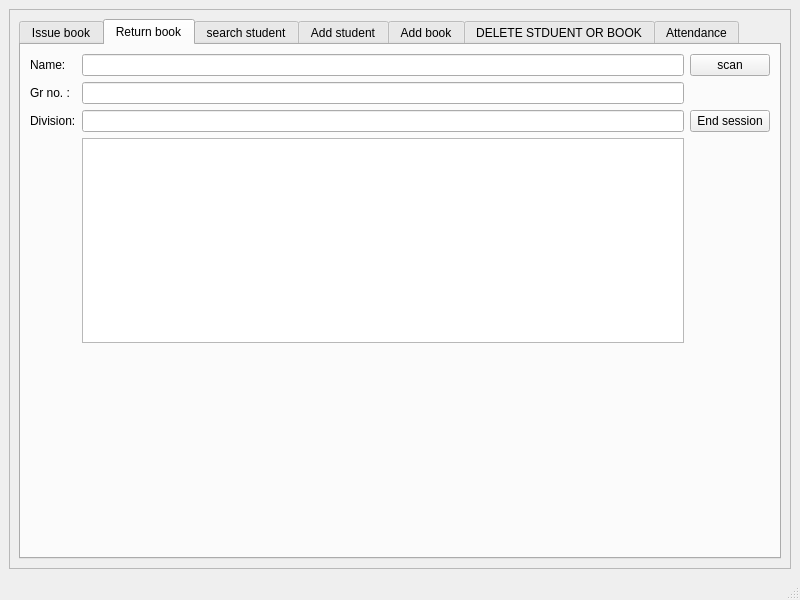
<?xml version="1.0" encoding="UTF-8"?>
<ui version="4.0">
 <class>MainWindow</class>
 <widget class="QMainWindow" name="MainWindow">
  <property name="geometry">
   <rect>
    <x>0</x>
    <y>0</y>
    <width>800</width>
    <height>600</height>
   </rect>
  </property>
  <property name="windowTitle">
   <string>MainWindow</string>
  </property>
  <widget class="QWidget" name="centralwidget">
   <layout class="QGridLayout" name="gridLayout_2">
    <item row="0" column="0">
     <widget class="QFrame" name="frame">
      <property name="frameShape">
       <enum>QFrame::StyledPanel</enum>
      </property>
      <property name="frameShadow">
       <enum>QFrame::Raised</enum>
      </property>
      <layout class="QHBoxLayout" name="horizontalLayout">
       <item>
        <widget class="QTabWidget" name="tab_home">
         <property name="autoFillBackground">
          <bool>false</bool>
         </property>
         <property name="currentIndex">
          <number>1</number>
         </property>
         <widget class="QWidget" name="tab">
          <attribute name="title">
           <string>Issue book</string>
          </attribute>
          <layout class="QGridLayout" name="gridLayout_4">
           <item row="0" column="0">
            <widget class="QFrame" name="frame_3">
             <property name="frameShape">
              <enum>QFrame::StyledPanel</enum>
             </property>
             <property name="frameShadow">
              <enum>QFrame::Raised</enum>
             </property>
             <layout class="QGridLayout" name="gridLayout">
              <item row="0" column="0">
               <widget class="QLabel" name="label">
                <property name="text">
                 <string>Name :-</string>
                </property>
               </widget>
              </item>
              <item row="3" column="2">
               <widget class="QLineEdit" name="division">
                <property name="readOnly">
                 <bool>true</bool>
                </property>
               </widget>
              </item>
              <item row="0" column="5">
               <widget class="QPushButton" name="scan_button">
                <property name="text">
                 <string>Scan</string>
                </property>
               </widget>
              </item>
              <item row="2" column="0">
               <widget class="QLabel" name="label_2">
                <property name="text">
                 <string>Gr No. :-</string>
                </property>
               </widget>
              </item>
              <item row="3" column="0">
               <widget class="QLabel" name="label_4">
                <property name="text">
                 <string>Division :-</string>
                </property>
               </widget>
              </item>
              <item row="0" column="2">
               <widget class="QLineEdit" name="name">
                <property name="dragEnabled">
                 <bool>true</bool>
                </property>
                <property name="readOnly">
                 <bool>true</bool>
                </property>
               </widget>
              </item>
              <item row="3" column="4">
               <widget class="QLabel" name="dis_division">
                <property name="text">
                 <string/>
                </property>
               </widget>
              </item>
              <item row="2" column="2">
               <widget class="QLineEdit" name="grno">
                <property name="readOnly">
                 <bool>true</bool>
                </property>
               </widget>
              </item>
              <item row="3" column="5">
               <widget class="QPushButton" name="end_session">
                <property name="text">
                 <string>End session</string>
                </property>
               </widget>
              </item>
             </layout>
            </widget>
           </item>
           <item row="1" column="0">
            <widget class="QFrame" name="frame_2">
             <property name="frameShape">
              <enum>QFrame::StyledPanel</enum>
             </property>
             <property name="frameShadow">
              <enum>QFrame::Raised</enum>
             </property>
            </widget>
           </item>
           <item row="2" column="0">
            <widget class="QListWidget" name="book_issued"/>
           </item>
           <item row="3" column="0">
            <spacer name="verticalSpacer">
             <property name="orientation">
              <enum>Qt::Vertical</enum>
             </property>
             <property name="sizeHint" stdset="0">
              <size>
               <width>20</width>
               <height>40</height>
              </size>
             </property>
            </spacer>
           </item>
          </layout>
         </widget>
         <widget class="QWidget" name="tab_2">
          <attribute name="title">
           <string>Return book</string>
          </attribute>
          <layout class="QGridLayout" name="gridLayout_5">
           <item row="0" column="0">
            <widget class="QLabel" name="label_3">
             <property name="text">
              <string>Name:</string>
             </property>
            </widget>
           </item>
           <item row="0" column="1">
            <widget class="QLineEdit" name="return_name">
             <property name="readOnly">
              <bool>true</bool>
             </property>
            </widget>
           </item>
           <item row="0" column="2">
            <widget class="QPushButton" name="return_scan">
             <property name="text">
              <string>scan</string>
             </property>
            </widget>
           </item>
           <item row="1" column="0">
            <widget class="QLabel" name="label_5">
             <property name="text">
              <string>Gr no. :</string>
             </property>
            </widget>
           </item>
           <item row="1" column="1">
            <widget class="QLineEdit" name="return_grno">
             <property name="readOnly">
              <bool>true</bool>
             </property>
            </widget>
           </item>
           <item row="2" column="0">
            <widget class="QLabel" name="label_6">
             <property name="text">
              <string>Division:</string>
             </property>
            </widget>
           </item>
           <item row="2" column="1">
            <widget class="QLineEdit" name="return_division">
             <property name="readOnly">
              <bool>true</bool>
             </property>
            </widget>
           </item>
           <item row="2" column="2">
            <widget class="QPushButton" name="return_end_session">
             <property name="text">
              <string>End session</string>
             </property>
            </widget>
           </item>
           <item row="3" column="1">
            <widget class="QListWidget" name="return_list"/>
           </item>
           <item row="4" column="0">
            <spacer name="verticalSpacer_2">
             <property name="orientation">
              <enum>Qt::Vertical</enum>
             </property>
             <property name="sizeHint" stdset="0">
              <size>
               <width>20</width>
               <height>40</height>
              </size>
             </property>
            </spacer>
           </item>
          </layout>
         </widget>
         <widget class="QWidget" name="tab_3">
          <attribute name="title">
           <string>search student</string>
          </attribute>
          <widget class="QPushButton" name="search_button">
           <property name="geometry">
            <rect>
             <x>670</x>
             <y>40</y>
             <width>75</width>
             <height>23</height>
            </rect>
           </property>
           <property name="text">
            <string>Search</string>
           </property>
          </widget>
          <widget class="QLineEdit" name="search">
           <property name="geometry">
            <rect>
             <x>22</x>
             <y>40</y>
             <width>621</width>
             <height>20</height>
            </rect>
           </property>
          </widget>
          <widget class="QListWidget" name="search_list">
           <property name="geometry">
            <rect>
             <x>320</x>
             <y>110</y>
             <width>391</width>
             <height>192</height>
            </rect>
           </property>
          </widget>
          <widget class="QLineEdit" name="search_name">
           <property name="geometry">
            <rect>
             <x>130</x>
             <y>80</y>
             <width>151</width>
             <height>20</height>
            </rect>
           </property>
           <property name="readOnly">
            <bool>true</bool>
           </property>
          </widget>
          <widget class="QLineEdit" name="search_grno">
           <property name="geometry">
            <rect>
             <x>130</x>
             <y>110</y>
             <width>151</width>
             <height>20</height>
            </rect>
           </property>
           <property name="readOnly">
            <bool>true</bool>
           </property>
          </widget>
          <widget class="QLineEdit" name="search_division">
           <property name="geometry">
            <rect>
             <x>130</x>
             <y>140</y>
             <width>151</width>
             <height>20</height>
            </rect>
           </property>
           <property name="readOnly">
            <bool>true</bool>
           </property>
          </widget>
          <widget class="QLabel" name="label_7">
           <property name="geometry">
            <rect>
             <x>40</x>
             <y>82</y>
             <width>47</width>
             <height>21</height>
            </rect>
           </property>
           <property name="text">
            <string>Name</string>
           </property>
          </widget>
          <widget class="QLabel" name="label_8">
           <property name="geometry">
            <rect>
             <x>40</x>
             <y>110</y>
             <width>47</width>
             <height>20</height>
            </rect>
           </property>
           <property name="text">
            <string>Gr no.</string>
           </property>
          </widget>
          <widget class="QLabel" name="label_9">
           <property name="geometry">
            <rect>
             <x>40</x>
             <y>140</y>
             <width>47</width>
             <height>13</height>
            </rect>
           </property>
           <property name="text">
            <string>Division</string>
           </property>
          </widget>
          <widget class="QLabel" name="label_10">
           <property name="geometry">
            <rect>
             <x>480</x>
             <y>59</y>
             <width>161</width>
             <height>41</height>
            </rect>
           </property>
           <property name="font">
            <font>
             <pointsize>16</pointsize>
            </font>
           </property>
           <property name="text">
            <string notr="true">Issued books</string>
           </property>
          </widget>
         </widget>
         <widget class="QWidget" name="tab_4">
          <attribute name="title">
           <string>Add student</string>
          </attribute>
          <layout class="QGridLayout" name="gridLayout_3">
           <item row="3" column="0">
            <widget class="QLabel" name="label_14">
             <property name="text">
              <string>GR number</string>
             </property>
            </widget>
           </item>
           <item row="1" column="0">
            <widget class="QLabel" name="label_12">
             <property name="text">
              <string>Division</string>
             </property>
            </widget>
           </item>
           <item row="1" column="1" colspan="4">
            <widget class="QLineEdit" name="add_div">
             <property name="readOnly">
              <bool>false</bool>
             </property>
            </widget>
           </item>
           <item row="5" column="1" colspan="4">
            <widget class="QLineEdit" name="add_mobile">
             <property name="readOnly">
              <bool>false</bool>
             </property>
            </widget>
           </item>
           <item row="0" column="1" colspan="4">
            <widget class="QLineEdit" name="add_name">
             <property name="readOnly">
              <bool>false</bool>
             </property>
            </widget>
           </item>
           <item row="6" column="1" colspan="4">
            <widget class="QLineEdit" name="add_email">
             <property name="readOnly">
              <bool>false</bool>
             </property>
            </widget>
           </item>
           <item row="6" column="0">
            <widget class="QLabel" name="label_17">
             <property name="text">
              <string>Email</string>
             </property>
            </widget>
           </item>
           <item row="0" column="0">
            <widget class="QLabel" name="label_11">
             <property name="text">
              <string>Name</string>
             </property>
            </widget>
           </item>
           <item row="4" column="1" colspan="4">
            <widget class="QLineEdit" name="add_address">
             <property name="readOnly">
              <bool>false</bool>
             </property>
            </widget>
           </item>
           <item row="5" column="0">
            <widget class="QLabel" name="label_16">
             <property name="text">
              <string>Mobile no.</string>
             </property>
            </widget>
           </item>
           <item row="3" column="1" colspan="4">
            <widget class="QLineEdit" name="add_grno">
             <property name="text">
              <string/>
             </property>
             <property name="readOnly">
              <bool>false</bool>
             </property>
            </widget>
           </item>
           <item row="7" column="2">
            <widget class="QPushButton" name="add_student">
             <property name="text">
              <string>ADD</string>
             </property>
            </widget>
           </item>
           <item row="4" column="0">
            <widget class="QLabel" name="label_15">
             <property name="text">
              <string>Address</string>
             </property>
            </widget>
           </item>
           <item row="2" column="0">
            <widget class="QLabel" name="label_13">
             <property name="text">
              <string>Branch</string>
             </property>
            </widget>
           </item>
           <item row="2" column="1" colspan="4">
            <widget class="QLineEdit" name="add_branch">
             <property name="readOnly">
              <bool>false</bool>
             </property>
            </widget>
           </item>
           <item row="7" column="3">
            <spacer name="verticalSpacer_3">
             <property name="orientation">
              <enum>Qt::Vertical</enum>
             </property>
             <property name="sizeHint" stdset="0">
              <size>
               <width>20</width>
               <height>40</height>
              </size>
             </property>
            </spacer>
           </item>
           <item row="8" column="2">
            <spacer name="verticalSpacer_4">
             <property name="orientation">
              <enum>Qt::Vertical</enum>
             </property>
             <property name="sizeHint" stdset="0">
              <size>
               <width>20</width>
               <height>40</height>
              </size>
             </property>
            </spacer>
           </item>
          </layout>
         </widget>
         <widget class="QWidget" name="tab_5">
          <attribute name="title">
           <string>Add book</string>
          </attribute>
          <layout class="QGridLayout" name="gridLayout_6">
           <item row="0" column="1">
            <widget class="QLabel" name="book_img">
             <property name="text">
              <string/>
             </property>
            </widget>
           </item>
           <item row="1" column="1">
            <widget class="QPushButton" name="add">
             <property name="text">
              <string>Add Book</string>
             </property>
            </widget>
           </item>
           <item row="2" column="0">
            <widget class="QLabel" name="label_18">
             <property name="text">
              <string>Name</string>
             </property>
            </widget>
           </item>
           <item row="2" column="1">
            <widget class="QLineEdit" name="book_name"/>
           </item>
           <item row="3" column="0">
            <widget class="QLabel" name="label_19">
             <property name="text">
              <string>Author</string>
             </property>
            </widget>
           </item>
           <item row="3" column="1">
            <widget class="QLineEdit" name="book_author"/>
           </item>
           <item row="4" column="0">
            <widget class="QLabel" name="label_20">
             <property name="text">
              <string>shelf</string>
             </property>
            </widget>
           </item>
           <item row="4" column="1">
            <widget class="QLineEdit" name="book_shelf"/>
           </item>
           <item row="5" column="0">
            <widget class="QLabel" name="label_21">
             <property name="text">
              <string>Category</string>
             </property>
            </widget>
           </item>
           <item row="5" column="1">
            <widget class="QLineEdit" name="category_book"/>
           </item>
           <item row="6" column="1">
            <widget class="QPushButton" name="book_add">
             <property name="text">
              <string>Add book</string>
             </property>
            </widget>
           </item>
          </layout>
         </widget>
         <widget class="QWidget" name="tab_6">
          <attribute name="title">
           <string>DELETE STDUENT OR BOOK</string>
          </attribute>
          <layout class="QGridLayout" name="gridLayout_7">
           <item row="2" column="0">
            <spacer name="horizontalSpacer_3">
             <property name="orientation">
              <enum>Qt::Horizontal</enum>
             </property>
             <property name="sizeHint" stdset="0">
              <size>
               <width>155</width>
               <height>20</height>
              </size>
             </property>
            </spacer>
           </item>
           <item row="2" column="1" colspan="3">
            <widget class="QLineEdit" name="student_id"/>
           </item>
           <item row="1" column="2" colspan="2">
            <widget class="QLabel" name="label_22">
             <property name="text">
              <string>DELETE STUDENT</string>
             </property>
            </widget>
           </item>
           <item row="1" column="4">
            <spacer name="horizontalSpacer_2">
             <property name="orientation">
              <enum>Qt::Horizontal</enum>
             </property>
             <property name="sizeHint" stdset="0">
              <size>
               <width>155</width>
               <height>20</height>
              </size>
             </property>
            </spacer>
           </item>
           <item row="2" column="4">
            <widget class="QPushButton" name="student_delete">
             <property name="text">
              <string>DELETE</string>
             </property>
            </widget>
           </item>
           <item row="2" column="5">
            <spacer name="horizontalSpacer_4">
             <property name="orientation">
              <enum>Qt::Horizontal</enum>
             </property>
             <property name="sizeHint" stdset="0">
              <size>
               <width>154</width>
               <height>20</height>
              </size>
             </property>
            </spacer>
           </item>
           <item row="3" column="3">
            <spacer name="verticalSpacer_6">
             <property name="orientation">
              <enum>Qt::Vertical</enum>
             </property>
             <property name="sizeHint" stdset="0">
              <size>
               <width>20</width>
               <height>123</height>
              </size>
             </property>
            </spacer>
           </item>
           <item row="4" column="2" rowspan="2" colspan="2">
            <widget class="QLabel" name="label_23">
             <property name="text">
              <string>DELETE BOOK</string>
             </property>
            </widget>
           </item>
           <item row="6" column="1" colspan="3">
            <widget class="QLineEdit" name="book_id"/>
           </item>
           <item row="6" column="4">
            <widget class="QPushButton" name="book_delete">
             <property name="text">
              <string>DELETE</string>
             </property>
            </widget>
           </item>
           <item row="1" column="1">
            <spacer name="horizontalSpacer">
             <property name="orientation">
              <enum>Qt::Horizontal</enum>
             </property>
             <property name="sizeHint" stdset="0">
              <size>
               <width>154</width>
               <height>20</height>
              </size>
             </property>
            </spacer>
           </item>
           <item row="7" column="3">
            <spacer name="verticalSpacer_8">
             <property name="orientation">
              <enum>Qt::Vertical</enum>
             </property>
             <property name="sizeHint" stdset="0">
              <size>
               <width>20</width>
               <height>124</height>
              </size>
             </property>
            </spacer>
           </item>
           <item row="0" column="2">
            <spacer name="verticalSpacer_5">
             <property name="orientation">
              <enum>Qt::Vertical</enum>
             </property>
             <property name="sizeHint" stdset="0">
              <size>
               <width>20</width>
               <height>40</height>
              </size>
             </property>
            </spacer>
           </item>
          </layout>
         </widget>
         <widget class="QWidget" name="tab_7">
          <attribute name="title">
           <string>Attendance</string>
          </attribute>
          <layout class="QGridLayout" name="gridLayout_8">
           <item row="1" column="0">
            <spacer name="verticalSpacer_9">
             <property name="orientation">
              <enum>Qt::Vertical</enum>
             </property>
             <property name="sizeHint" stdset="0">
              <size>
               <width>20</width>
               <height>40</height>
              </size>
             </property>
            </spacer>
           </item>
           <item row="4" column="1">
            <spacer name="verticalSpacer_7">
             <property name="orientation">
              <enum>Qt::Vertical</enum>
             </property>
             <property name="sizeHint" stdset="0">
              <size>
               <width>20</width>
               <height>40</height>
              </size>
             </property>
            </spacer>
           </item>
           <item row="2" column="1">
            <widget class="QLabel" name="label_24">
             <property name="text">
              <string>Total number of student :</string>
             </property>
            </widget>
           </item>
           <item row="0" column="4">
            <widget class="QPushButton" name="ad_search">
             <property name="text">
              <string>Search</string>
             </property>
            </widget>
           </item>
           <item row="2" column="3">
            <spacer name="horizontalSpacer_6">
             <property name="orientation">
              <enum>Qt::Horizontal</enum>
             </property>
             <property name="sizeHint" stdset="0">
              <size>
               <width>169</width>
               <height>20</height>
              </size>
             </property>
            </spacer>
           </item>
           <item row="2" column="2">
            <widget class="QLineEdit" name="display_student">
             <property name="readOnly">
              <bool>true</bool>
             </property>
            </widget>
           </item>
           <item row="0" column="0" colspan="4">
            <widget class="QLineEdit" name="ad_date"/>
           </item>
           <item row="2" column="0">
            <spacer name="horizontalSpacer_5">
             <property name="orientation">
              <enum>Qt::Horizontal</enum>
             </property>
             <property name="sizeHint" stdset="0">
              <size>
               <width>169</width>
               <height>20</height>
              </size>
             </property>
            </spacer>
           </item>
           <item row="3" column="1" colspan="2">
            <widget class="QTableWidget" name="ad_table"/>
           </item>
          </layout>
         </widget>
        </widget>
       </item>
      </layout>
     </widget>
    </item>
   </layout>
  </widget>
  <widget class="QStatusBar" name="statusbar"/>
 </widget>
 <resources/>
 <connections/>
</ui>
